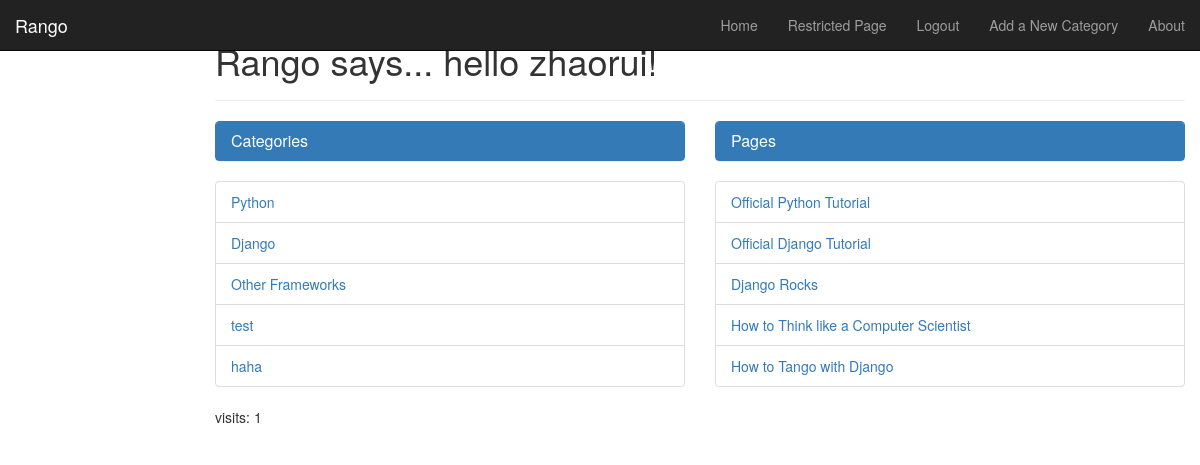
The app's page /rango/ (signed in) with its own data.
### rango/models.py (models this page shows, shortened)
class Category(models.Model):
        name = models.CharField(max_length=128, unique=True)
        views = models.IntegerField(default=0)
        likes = models.IntegerField(default=0)
        slug = models.SlugField(unique=True)

class Page(models.Model):
    category = models.ForeignKey(Category)
    title = models.CharField(max_length=128)
    url = models.URLField()
    views = models.IntegerField(default=0)

### rango/views.py (the view)
def index(request):
	request.session.set_test_cookie()
	category_list = Category.objects.order_by('-likes')[:5]
	most_viewed_pages = Page.objects.order_by('-views')[:5]
	context_dict = {'categories': category_list, 'pages':most_viewed_pages}
	visits = request.session.get('visits') #request.session is a dictionary storing cookies
	if not visits:
		visits = 1
	reset_last_visit_time = False
	last_visit = request.session.get('last_visit') # create a bool determines if need to reset the cookies?
	if last_visit:
		last_visit_time = datetime.strptime(last_visit[:-7], "%Y-%m-%d %H:%M:%S")
		if (datetime.now() - last_visit_time).seconds > 0:
			visits = visits + 1
			reset_last_visit_time = True
	else:
		reset_last_visit_time = True
	if reset_last_visit_time:
		request.session['last_visit'] = str(datetime.now())
		request.session['visits'] = visits
	context_dict['visits'] = visits
	response = render(request,'rango/index.html', context_dict)
	return response

### templates/rango/index.html (shortened to what this page needs)
{% extends 'base.html' %}
{% load staticfiles %}
{% block body_block %}
{% if user.is_authenticated %}
    <div class="page-header">
        <h1>Rango says... hello {{ user.username }}!</h1>
{% else %}
        <h1>Rango says... hello world!</h1>
{% endif %}
</div>
         <div class="row placeholders">
            <div class="col-xs-12 col-sm-6 placeholder">
                <div class="panel panel-primary">
                    <div class="panel-heading">
                        <h3 class="panel-title">Categories</h3>
                </div>
            </div>
              {% if categories %}
                    <ul class="list-group">
                        {% for category in categories %}
                            <li class="list-group-item"><a href="{% url 'category'  category.slug %}">{{ category.name }}</a></li>
                        {% endfor %}
                    </ul>
                {% else %}
                    <strong>There are no categories present.</strong>
                {% endif %}
            </div>
            <div class="col-xs-12 col-sm-6 placeholder">
                <div class="panel panel-primary">
                    <div class="panel-heading">
                        <h3 class="panel-title">Pages</h3>
                    </div>
                </div>
                {% if pages %}
                    <ul class="list-group">
                        {% for page in pages %}
                         <li class="list-group-item"><a href="{{page.url}}">{{ page.title }}</a></li>
                        {% endfor %}
                    </ul>
                {% else %}
                    <strong>There are no categories present.</strong>
                {% endif %}
            </div>
          </div>
       <p> visits: {{ visits }}</p>
{% endblock %}

### records on screen
Category: name "Python"
Category: name "Django"
Category: name "Other Frameworks"
Category: name "test"
Category: name "haha"
Page: title "Official Python Tutorial"
Page: title "Official Django Tutorial"
Page: title "Django Rocks"
Page: title "How to Think like a Computer Scientist"
Page: title "How to Tango with Django"

### other values on screen
{{ user.username }} "zhaorui"
{{ visits }} "1"
